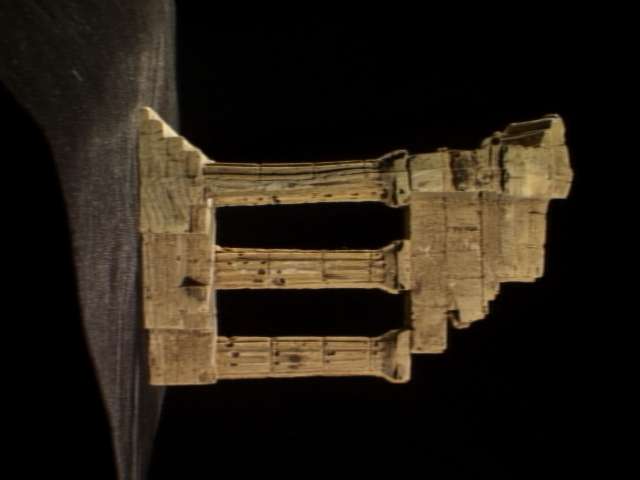
#> input picture data/images/temple0001.png, 640 x 480 px; its folder holds 4 pictures in this run
$ python step1_loader.py
#> lines starting #> are read from the running program, lines starting #| are printed output that depends on the picture
### src/config.py
"""
CONFIG CHUNG cho toàn bộ project 3D Reconstruction.
Tất cả các bước đều import từ file này.
"""

import tkinter as tk

def get_screen_size():
    """Lấy kích thước màn hình thực tế."""
    root = tk.Tk()
    root.withdraw()  # Ẩn cửa sổ tkinter
    w = root.winfo_screenwidth()
    h = root.winfo_screenheight()
    root.destroy()
    return w, h

# ── Kích thước màn hình thực ──────────────────
SCREEN_W, SCREEN_H = get_screen_size()

# ── Cấu hình cửa sổ chuẩn ────────────────────
# Cửa sổ chiếm 80% chiều rộng và 75% chiều cao màn hình
WIN_W = int(SCREEN_W * 0.9)
WIN_H = int(SCREEN_H * 0.9)

# Tọa độ để căn giữa màn hình
WIN_X = (SCREEN_W - WIN_W) // 2
WIN_Y = (SCREEN_H - WIN_H) // 2

# ── Matplotlib figure size (inches) ──────────
# 100 dpi → WIN_W px / 100 = số inches
DPI       = 100
FIG_W     = WIN_W / DPI   # inches
FIG_H     = WIN_H / DPI   # inches

# ── Open3D window config ──────────────────────
O3D_CONFIG = {
    "width"  : WIN_W,
    "height" : WIN_H,
    "left"   : WIN_X,
    "top"    : WIN_Y,
}

def apply_window_geometry(fig, manager=None):
    """
    Căn cửa sổ matplotlib vào giữa màn hình.
    Gọi sau plt.show() hoặc plt.figure().
    """
    try:
        if manager is None:
            import matplotlib.pyplot as plt
            manager = plt.get_current_fig_manager()
        manager.window.wm_geometry(f"{WIN_W}x{WIN_H}+{WIN_X}+{WIN_Y}")
    except Exception:
        pass  # Một số backend không hỗ trợ — bỏ qua thay vì crash


# [5 lines that do not run on import are left out]

### src/step1_loader.py
"""
STEP 1: Khởi tạo project và đọc tập dữ liệu ảnh đầu vào.
"""

import cv2
import numpy as np
import os
import matplotlib.pyplot as plt
from pathlib import Path
from config import FIG_W, FIG_H, DPI, apply_window_geometry


# ─────────────────────────────────────────────
# CẤU HÌNH ĐƯỜNG DẪN (chỉnh sửa nếu cần)
# ─────────────────────────────────────────────
IMAGE_DIR      = Path("data/images")
OUTPUT_DIR     = Path("output")
SUPPORTED_EXTS = {".jpg", ".jpeg", ".png", ".bmp"}


def setup_directories():
    """Tạo các thư mục cần thiết nếu chưa tồn tại."""
    IMAGE_DIR.mkdir(parents=True, exist_ok=True)
    OUTPUT_DIR.mkdir(parents=True, exist_ok=True)
    print(f"[OK] Thư mục sẵn sàng: '{IMAGE_DIR}' và '{OUTPUT_DIR}'")


def load_images(image_dir: Path) -> tuple[list[np.ndarray], list[str]]:
    """
    Đọc tất cả ảnh từ thư mục đầu vào.

    Returns:
        images   : Danh sách ảnh dạng numpy array (BGR format).
        filenames: Danh sách tên file tương ứng.
    """
    images    = []
    filenames = []

    image_paths = sorted([
        p for p in image_dir.iterdir()
        if p.suffix.lower() in SUPPORTED_EXTS
    ])

    if not image_paths:
        raise FileNotFoundError(
            f"Không tìm thấy ảnh nào trong '{image_dir}'.\n"
            f"Hãy bỏ ảnh (.jpg / .png) vào thư mục đó."
        )

    print(f"\n[INFO] Tìm thấy {len(image_paths)} ảnh. Đang nạp...")

    for path in image_paths:
        img = cv2.imread(str(path))
#> img is the input picture: shape (480, 640, 3); mean B, G, R 20.3, 30.1, 37.7

        if img is None:
            print(f"  [WARN] Không đọc được: {path.name} — bỏ qua.")
            continue

        images.append(img)
        filenames.append(path.name)
        print(f"  [LOAD] {path.name:30s} | shape: {img.shape}")
#|   [LOAD] temple0001.png                 | shape: (480, 640, 3)

    print(f"\n[OK] Nạp thành công {len(images)}/{len(image_paths)} ảnh.")
    return images, filenames


def preview_images(images: list[np.ndarray], filenames: list[str]):
    """
    Hiển thị toàn bộ ảnh với số thứ tự rõ ràng.
    Có nút Prev/Next để duyệt theo trang nếu ảnh nhiều.
    """
    n          = len(images)
    cols       = 3
    rows       = 3  # Mỗi trang hiển thị tối đa 3x3 = 9 ảnh
    per_page   = cols * rows
    total_page = (n + per_page - 1) // per_page  # Tổng số trang
    current    = [0]  # Trang hiện tại

    fig, axes = plt.subplots(rows, cols, figsize=(FIG_W, FIG_H), dpi=DPI)
    plt.subplots_adjust(bottom=0.12, hspace=0.4, wspace=0.3)
    apply_window_geometry(fig)

    axes_flat = np.array(axes).flatten()

    def draw_page(page):
        """Vẽ trang ảnh thứ `page`."""
#> called with page = 0
        start = page * per_page  # Index ảnh đầu trang
        end   = min(start + per_page, n)  # Index ảnh cuối trang

        for idx, ax in enumerate(axes_flat):
            ax.clear()
            img_idx = start + idx  # Index tuyệt đối trong danh sách ảnh

            if img_idx < end:
                # BGR → RGB để matplotlib hiển thị đúng màu
                img_rgb = cv2.cvtColor(images[img_idx], cv2.COLOR_BGR2RGB)
                ax.imshow(img_rgb)

                # Tiêu đề: số thứ tự + tên file
                ax.set_title(
                    f"#{img_idx + 1}  {filenames[img_idx]}",
                    fontsize=8,
                    color="white",
                    pad=4,
                    bbox=dict(boxstyle="round,pad=0.3",
                              facecolor="#2a2a2a",
                              edgecolor="none")
                )
            else:
                # Ô trống — tô nền xám nhạt cho đẹp
                ax.set_facecolor("#f0f0f0")

            ax.axis("off")
#> this loop made 9 passes
#> pass 2, in draw_page, `img_rgb = cv2.cvtColor(images[img_idx], cv2.COLOR_BGR2RGB)`:
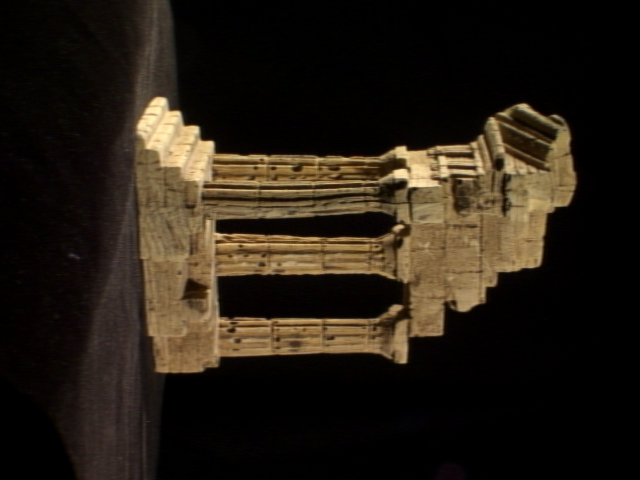
#> img_rgb: shape (480, 640, 3); mean R, G, B 37.8, 29.7, 20
#> pass 3, in draw_page, `img_rgb = cv2.cvtColor(images[img_idx], cv2.COLOR_BGR2RGB)`:
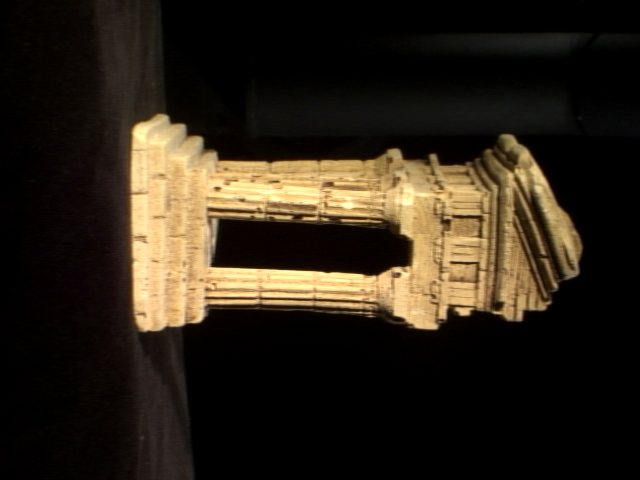
#> img_rgb: shape (480, 640, 3); mean R, G, B 44.5, 35.9, 23.9

        fig.suptitle(
            f"Dataset Preview  —  {n} ảnh  |  "
            f"Trang {page + 1} / {total_page}  "
            f"(ảnh #{start+1} → #{min(end, n)})",
            fontsize=12, y=0.98
        )
        fig.canvas.draw()

    def on_next(event):
        current[0] = (current[0] + 1) % total_page
        draw_page(current[0])

    def on_prev(event):
        current[0] = (current[0] - 1) % total_page
        draw_page(current[0])

    # Chỉ hiện nút Prev/Next khi có nhiều hơn 1 trang
    if total_page > 1:
        ax_prev = plt.axes([0.35, 0.03, 0.12, 0.05])
        ax_next = plt.axes([0.53, 0.03, 0.12, 0.05])
        btn_prev = plt.Button(ax_prev, "◀  Prev", color="#f0f0f0", hovercolor="#d0d0d0")
        btn_next = plt.Button(ax_next, "Next  ▶", color="#f0f0f0", hovercolor="#d0d0d0")
        btn_prev.on_clicked(on_prev)
        btn_next.on_clicked(on_next)

    draw_page(0)
    plt.show()
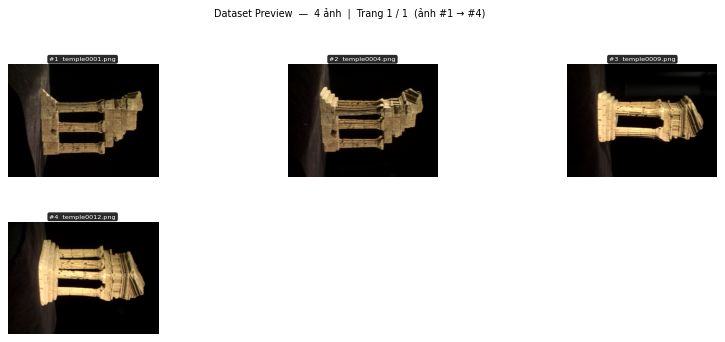
#> figure drawn by matplotlib, 4 panels

def get_image_info(images: list[np.ndarray]) -> dict:
    """
    Tổng hợp thông tin cơ bản về tập dữ liệu ảnh.
    """
    shapes            = [img.shape for img in images]
    most_common_shape = max(set(shapes), key=shapes.count)
    consistent        = all(s == most_common_shape for s in shapes)

    info = {
        "total_images"  : len(images),
        "common_shape"  : most_common_shape,
        "all_same_size" : consistent,
        "dtype"         : images[0].dtype if images else None,
    }

    print("\n[DATASET INFO]")
    print(f"  Tổng số ảnh        : {info['total_images']}")
    print(f"  Kích thước phổ biến : {info['common_shape']} (H x W x C)")
    print(f"  Đồng nhất kích thước: {'Có ✓' if consistent else 'KHÔNG — cần resize!'}")
    print(f"  Kiểu dữ liệu       : {info['dtype']}")

    return info


# ─────────────────────────────────────────────
# ENTRY POINT
# ─────────────────────────────────────────────
if __name__ == "__main__":
    setup_directories()

    images, filenames = load_images(IMAGE_DIR)
    info              = get_image_info(images)
    preview_images(images, filenames)
